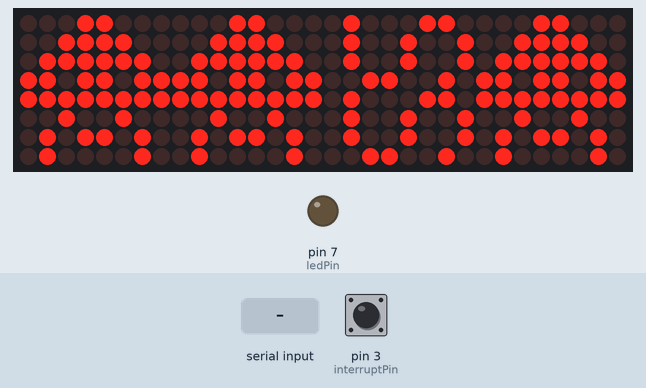
Bench run of a sketch on a simulated Arduino Uno, built with avr-gcc and run on an emulated ATmega328P. On the bench: 32×8 LED matrix, output pins drawn as LEDs (lit = HIGH). The test bench sets the inputs (shaded band); at power-on: pin 3 (interruptPin) LOW. What the sketch prints to the serial monitor is not drawn.

Above: at 1.2 s.
1.3 s: pin 3 (interruptPin) pulled HIGH for 0.15 s
2.9 s: "1" received over Serial
4.4 s: "1" received over the second serial link
Timing chart, 0 to 7.4 s (numbered marks = the images above; inputs shaded):
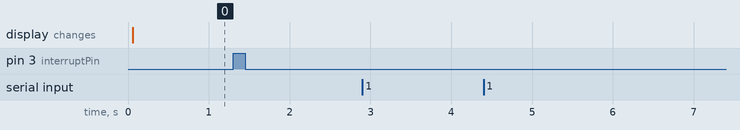

The sketch:

timetap-hardware.ino
```cpp
#include "Button.h"
#include "Led_Display.h"
#include "Led_Data.h"
#include <SoftwareSerial.h>

bool state = LOW;
const int ledPin = 7;
const int interruptPin = 3;

// display control variables.
const int DISPLAY_DIN_PIN = 12;
const int DISPLAY_CLK_PIN = 11;
const int DISPLAY_CS_PIN = 10;
const int DISPLAY_N_DEVICES = 4;
LedControl lc = LedControl(DISPLAY_DIN_PIN, DISPLAY_CLK_PIN, DISPLAY_CS_PIN, DISPLAY_N_DEVICES);
unsigned long delayTime = 100000; // Delay between Frames
unsigned long nowDelay = 0;
byte displayState = LOW;

// bluetooth variables.
const int bluetoothTx = 12;
const int bluetoothRx = 13;
SoftwareSerial mySerial(bluetoothTx, bluetoothRx);

void delayDisplay() {
    if (++nowDelay >= delayTime) {

        if (displayState == LOW) {
            sinvader1a();
            sinvader2a();
            sinvader3a();
            sinvader4a();
        } else {
            // Put #2 frame on both Display
            sinvader1b();
            sinvader2b();
            sinvader3b();
            sinvader4b();

        }
        nowDelay = 0;
        displayState = !displayState;
    }
}

void controlDisplay() {
    if (state) {
        sinvader1a();
        sinvader2a();
        sinvader3a();
        sinvader4a();
    } else {
        sinvader1b();
        sinvader2b();
        sinvader3b();
        sinvader4b();
    }
}

void setup() {
  // put your setup code here, to run once:
  pinMode(ledPin, OUTPUT);
  attachButton(interruptPin);
  init_display();

  // bluetooth setup
  Serial.begin(57600);
  while (!Serial) {
      ; // wait for serial port to connect. Needed for native USB port only
  }
  while (!mySerial) {
      ;
  }
  Serial.println("Goodnight moon!");
  // set the data rate for the SoftwareSerial port
  mySerial.begin(4800);
  mySerial.println("Hello, world?");
}

void loop() {
  // put your main code here, to run repeatedly:
  digitalWrite(ledPin, state);
  controlDisplay();

  if (mySerial.available()) {
        Serial.println("my serial available");
        Serial.println(mySerial.read());
//        Serial.write((byte)mySerial.read());
    }
    if (Serial.available()) {
        Serial.println("serial available");
        Serial.println((char)Serial.read());
//        Serial.println(bytesSent);
//        mySerial.write((byte)Serial.read());
    }
}
```

Button.cpp
```cpp
#include "Button.h"

extern bool state;
extern SoftwareSerial mySerial;

void blinkLed() {
    state = !state;
}

void writeToBluetooth() {
    Serial.println('a');
    mySerial.println((byte)'b');
}

void attachButton(int interruptPin) {
//    attachInterrupt(digitalPinToInterrupt(interruptPin), blinkLed, RISING);
    attachInterrupt(digitalPinToInterrupt(interruptPin), writeToBluetooth, RISING);
}
```

Button.h
```cpp
#include "Arduino.h"
#include <SoftwareSerial.h>

void blinkLed();
void attachButton(int interruptPin);
void writeToBluetooth();
```

Led_Data.h
```cpp
// Put values in arrays
byte invader1a[] =
{
    B00011000,  // First frame of invader #1
    B00111100,
    B01111110,
    B11011011,
    B11111111,
    B00100100,
    B01011010,
    B10100101
};

byte invader1b[] =
{
    B00011000, // Second frame of invader #1
    B00111100,
    B01111110,
    B11011011,
    B11111111,
    B00100100,
    B01011010,
    B01000010
};

byte invader2a[] =
{
    B00000001, B00000001, B01111111, B00000001,
    B00000001, B00000001, B01111111, B00000001,

    //  B00100100, // First frame of invader #2
    //  B00100100,
    //  B01111110,
    //  B11011011,
    //  B11111111,
    //  B11111111,
    //  B10100101,
    //  B00100100
};

byte invader2b[] =
{
    B01000110, B01001001, B01001001, B00110010,
    B01000110, B01001001, B01001001, B00110010,

    //  B00100100, // Second frame of invader #2
    //  B10100101,
    //  B11111111,
    //  B11011011,
    //  B11111111,
    //  B01111110,
    //  B00100100,
    //  B01000010
};
```

Led_Display.cpp
```cpp
#include "Led_Display.h"

extern LedControl lc;
extern byte invader1a[], invader1b[], invader2a[], invader2b[];

void init_display() {
    lc.shutdown(0, false); // Wake up displays
    lc.shutdown(1, false);
    lc.shutdown(2, false);
    lc.shutdown(3, false);
    // up to 4 devices

    lc.setIntensity(0, 5); // Set intensity levels
    lc.setIntensity(1, 5);
    lc.setIntensity(2, 5);
    lc.setIntensity(3, 5);

    lc.clearDisplay(0);  // Clear Displays
    lc.clearDisplay(1);
    lc.clearDisplay(2);
    lc.clearDisplay(3);
}

//  Take values in Arrays and Display them
void sinvader1a()
{
    for (int i = 0; i < 8; i++)
    {
        lc.setRow(0, i, invader1a[i]);
    }
}

void sinvader1b()
{
    for (int i = 0; i < 8; i++)
    {
        lc.setRow(0, i, invader1b[i]);
    }
}

void sinvader2a()
{
    for (int i = 0; i < 8; i++)
    {
        lc.setRow(1, i, invader2a[i]);
    }
}

void sinvader2b()
{
    for (int i = 0; i < 8; i++)
    {
        lc.setRow(1, i, invader2b[i]);
    }
}

void sinvader3a()
{
    for (int i = 0; i < 8; i++)
    {
        lc.setRow(2, i, invader1a[i]);
    }
}

void sinvader3b()
{
    for (int i = 0; i < 8; i++)
    {
        lc.setRow(2, i, invader1b[i]);
    }
}

void sinvader4a()
{
    for (int i = 0; i < 8; i++)
    {
        lc.setRow(3, i, invader1a[i]);
    }
}

void sinvader4b()
{
    for (int i = 0; i < 8; i++)
    {
        lc.setRow(3, i, invader1b[i]);
    }
}
```

Led_Display.h
```cpp
#include "Arduino.h"
#include "LedControl.h"

void init_display();
void sinvader1a();
void sinvader1b();

void sinvader2a();
void sinvader2b();

void sinvader3a();
void sinvader3b();

void sinvader4a();
void sinvader4b();
```

Measured:
- after the input at 1.3 s, every drawn part: stays the same
- after the input at 2.9 s, every drawn part: stays the same
- after the input at 4.4 s, every drawn part: stays the same
